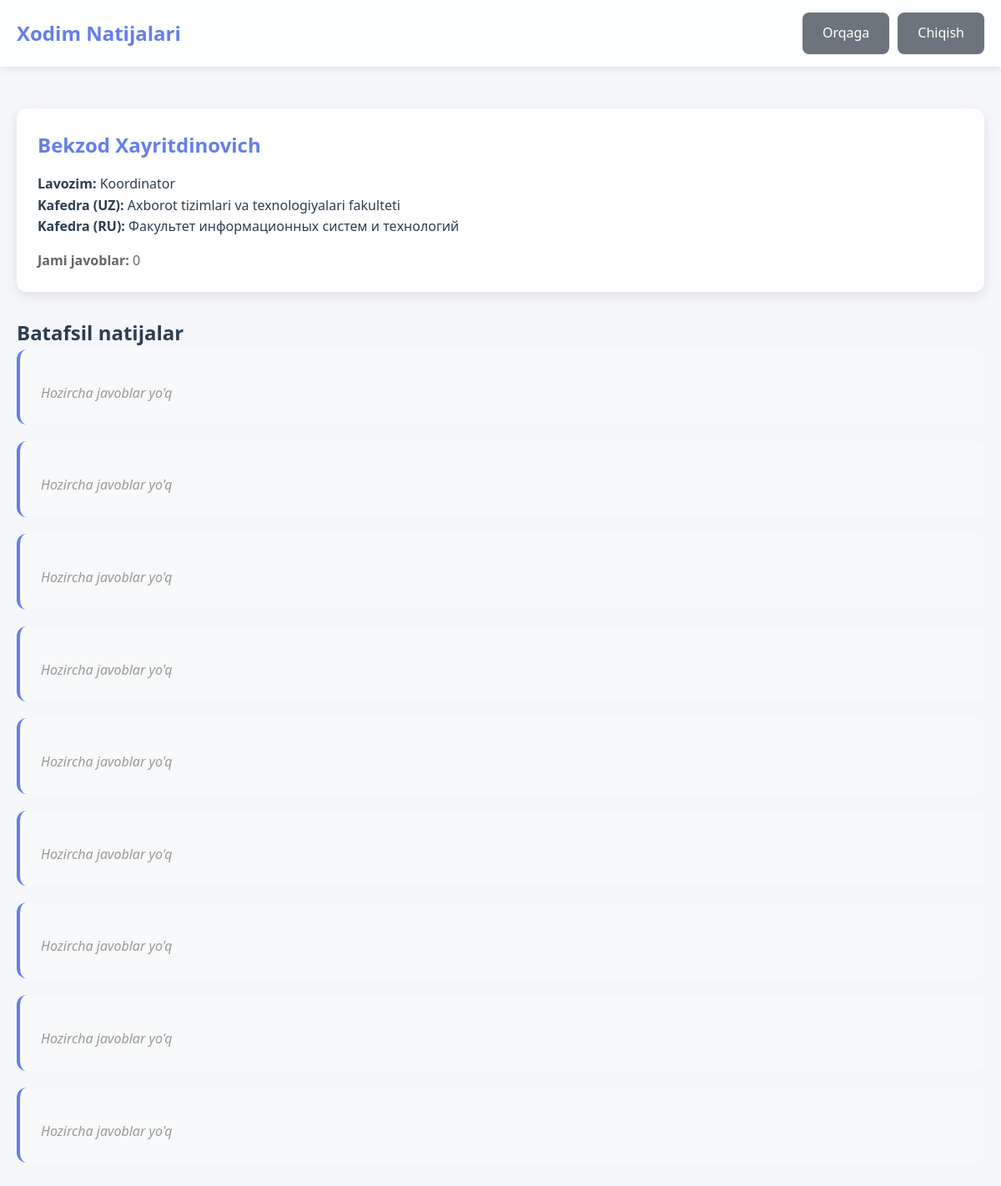
Screenshot of /admin/employee_results.php?id=1 (signed in) with the database file from the repository.
### tables this page shows
CREATE TABLE employees (
    id INT PRIMARY KEY AUTO_INCREMENT,
    full_name VARCHAR(100) NOT NULL,
    position ENUM('teacher', 'dean', 'coordinator') NOT NULL,
    department_uz VARCHAR(100) NULL COMMENT 'Kafedra nomi (Uzbek)',
    department_ru VARCHAR(100) NULL COMMENT 'Kafedra nomi (Russian)',
    created_at TIMESTAMP DEFAULT CURRENT_TIMESTAMP
);

CREATE TABLE questions (
    id INT PRIMARY KEY AUTO_INCREMENT,
    question_text TEXT NULL COMMENT 'Eski format (backup)',
    question_text_uz TEXT NOT NULL COMMENT 'Savol matni (Uzbek)',
    question_text_ru TEXT NULL COMMENT 'Savol matni (Russian)',
    question_type ENUM('rating', 'text') DEFAULT 'rating',
    position_type ENUM('teacher', 'dean', 'coordinator', 'all') DEFAULT 'all',
    created_at TIMESTAMP DEFAULT CURRENT_TIMESTAMP
);

### includes/functions.php (called while the page is built, shortened)
<?php
function getPositionName($position) {
    $positions = [
        'teacher' => 'O\'qituvchi',
        'dean' => 'Dekan',
        'coordinator' => 'Koordinator'
    ];
    return $positions[$position] ?? $position;
}
?>

### admin/employee_results.php (the view, shortened to what this page needs)
<?php
require_once '../includes/functions.php';
$employee_id = intval($_GET['id'] ?? 0);
$conn = getDBConnection();
$employee_stmt = $conn->prepare("SELECT id, full_name, position, department_uz, department_ru FROM employees WHERE id = ?");
$employee_stmt->execute([$employee_id]);
$employee = $employee_stmt->fetch();
$results_query = "SELECT
    q.id as question_id,
    q.question_text,
    q.question_type,
    AVG(sr.rating) as avg_rating,
    COUNT(sr.id) as response_count,
    GROUP_CONCAT(sr.text_response SEPARATOR '|||') as text_responses
    FROM questions q
    LEFT JOIN survey_responses sr ON q.id = sr.question_id AND sr.employee_id = ?
    WHERE q.position_type = 'all' OR q.position_type = ?
    GROUP BY q.id
    ORDER BY q.id";
$stmt = $conn->prepare($results_query);
$stmt->execute([$employee_id, $employee['position']]);
$results = $stmt->fetchAll();
$stats_query = "SELECT
    COUNT(DISTINCT survey_submissions.user_id) as total_responses,
    AVG(sr.rating) as overall_avg
    FROM survey_submissions
    LEFT JOIN survey_responses sr ON survey_submissions.employee_id = sr.employee_id AND sr.rating IS NOT NULL
    WHERE survey_submissions.employee_id = ?";
$stats_stmt = $conn->prepare($stats_query);
$stats_stmt->execute([$employee_id]);
$stats = $stats_stmt->fetch();
?>
<!DOCTYPE html>
<html lang="uz">
<head>
    <link rel="stylesheet" href="../assets/css/style.css">
</head>
<body>
    <div class="header">
        <div class="container">
            <h1>Xodim Natijalari</h1>
            <div class="user-info">
                <a href="dashboard.php" class="btn btn-secondary">Orqaga</a>
                <a href="../logout.php" class="btn btn-secondary">Chiqish</a>
            </div>
        </div>
    </div>
    <div class="container">
        <div class="employee-info-card">
            <h2><?php echo htmlspecialchars($employee['full_name']); ?></h2>
            <p><strong>Lavozim:</strong> <?php echo getPositionName($employee['position']); ?></p>
            <?php if ($employee['department_uz']): ?>
                <p><strong>Kafedra (UZ):</strong> <?php echo htmlspecialchars($employee['department_uz']); ?></p>
            <?php endif; ?>
            <?php if ($employee['department_ru']): ?>
                <p><strong>Kafedra (RU):</strong> <?php echo htmlspecialchars($employee['department_ru']); ?></p>
            <?php endif; ?>
            <div class="stats-inline">
                <span><strong>Jami javoblar:</strong> <?php echo $stats['total_responses']; ?></span>
            </div>
        </div>
        <div class="results-section">
            <h2>Batafsil natijalar</h2>
            <?php foreach ($results as $row): ?>
                <div class="result-card">
                    <?php if ($row['question_type'] === 'rating'): ?>
                        <?php if ($row['response_count'] > 0): ?>
                            <div class="rating-result">
                                <span class="avg-rating"><?php echo number_format($row['avg_rating'], 2); ?></span>
                                <span class="stars"><?php echo renderStars(round($row['avg_rating'])); ?></span>
                                <span class="response-count">(<?php echo $row['response_count']; ?> ta javob)</span>
                            </div>
                        <?php else: ?>
                            <p class="no-data">Hozircha javoblar yo'q</p>
                        <?php endif; ?>
                    <?php else: ?>
                        <?php if ($row['text_responses']): ?>
                            <div class="text-responses">
                                <?php
                                $texts = explode('|||', $row['text_responses']);
                                foreach ($texts as $text):
                                    if (!empty(trim($text))):
                                ?>
                                    <div class="text-response-item">
                                        <p><?php echo htmlspecialchars($text); ?></p>
                                    </div>
                                <?php
                                    endif;
                                endforeach;
                                ?>
                            </div>
                        <?php else: ?>
                            <p class="no-data">Hozircha javoblar yo'q</p>
                        <?php endif; ?>
                    <?php endif; ?>
                </div>
            <?php endforeach; ?>
        </div>
    </div>
</body>
</html>

### assets/css/style.css (style rules this page uses)
* { margin: 0; padding: 0; box-sizing: border-box; }
body { font-family: "Segoe UI", Tahoma, Geneva, Verdana, sans-serif; background: #f5f7fa; min-height: 100vh; color: #2c3e50; line-height: 1.6; }
.container { max-width: 1200px; margin: 0 auto; padding: 20px; }
.header { background: rgba(255, 255, 255, 0.95); box-shadow: 0 2px 10px rgba(0, 0, 0, 0.1); margin-bottom: 30px; }
.header .container { display: flex; justify-content: space-between; align-items: center; padding: 15px 20px; }
.header h1 { color: #667eea; font-size: 24px; }
.user-info { display: flex; gap: 10px; align-items: center; }
.btn { padding: 12px 24px; border: none; border-radius: 8px; font-size: 16px; cursor: pointer; text-decoration: none; display: inline-block; transition: all 0.3s; font-weight: 500; }
.btn-secondary { background: #6c757d; color: white; }
.employee-info-card { background: white; border-radius: 12px; padding: 25px; margin-bottom: 30px; box-shadow: 0 5px 15px rgba(0, 0, 0, 0.1); }
.employee-info-card h2 { color: #667eea; margin-bottom: 15px; }
.stats-inline { display: flex; gap: 30px; margin-top: 15px; flex-wrap: wrap; }
.stats-inline span { color: #666; }
.result-card { background: #f8f9fa; border-radius: 12px; padding: 25px; margin-bottom: 20px; border-left: 4px solid #667eea; }
.no-data { color: #999; font-style: italic; }

### rows the page displays
employees: full_name "Bekzod Xayritdinovich", position "Koordinator", department_uz "Axborot tizimlari va texnologiyalari fakulteti", department_ru "Факультет информационных систем и технологий"
questions: question_type "Hozircha javoblar yo'q"
questions: question_type "Hozircha javoblar yo'q"
questions: question_type "Hozircha javoblar yo'q"
questions: question_type "Hozircha javoblar yo'q"
questions: question_type "Hozircha javoblar yo'q"
questions: question_type "Hozircha javoblar yo'q"
questions: question_type "Hozircha javoblar yo'q"
questions: question_type "Hozircha javoblar yo'q"
questions: question_type "Hozircha javoblar yo'q"

### other values shown
$stats['total_responses'] "0"
